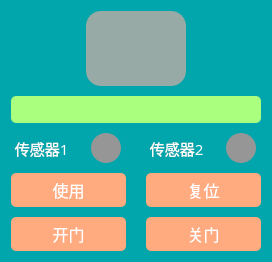
<?xml version="1.0" encoding="UTF-8"?>
<ui version="4.0">
 <class>liftItem</class>
 <widget class="QWidget" name="liftItem">
  <property name="geometry">
   <rect>
    <x>0</x>
    <y>0</y>
    <width>272</width>
    <height>262</height>
   </rect>
  </property>
  <property name="minimumSize">
   <size>
    <width>260</width>
    <height>260</height>
   </size>
  </property>
  <property name="maximumSize">
   <size>
    <width>272</width>
    <height>262</height>
   </size>
  </property>
  <property name="windowTitle">
   <string>Form</string>
  </property>
  <property name="styleSheet">
   <string notr="true">color: white;  
border: 2px groove gray;
border-radius:15px;border:none;
background-color: rgb(0, 166, 172);</string>
  </property>
  <layout class="QGridLayout" name="gridLayout">
   <item row="0" column="0">
    <layout class="QVBoxLayout" name="verticalLayout" stretch="3,1,1,1,1">
     <property name="spacing">
      <number>10</number>
     </property>
     <item>
      <layout class="QHBoxLayout" name="horizontalLayout">
       <item>
        <spacer name="horizontalSpacer">
         <property name="orientation">
          <enum>Qt::Horizontal</enum>
         </property>
         <property name="sizeHint" stdset="0">
          <size>
           <width>40</width>
           <height>20</height>
          </size>
         </property>
        </spacer>
       </item>
       <item>
        <widget class="QLabel" name="cageId">
         <property name="minimumSize">
          <size>
           <width>100</width>
           <height>70</height>
          </size>
         </property>
         <property name="maximumSize">
          <size>
           <width>100</width>
           <height>126</height>
          </size>
         </property>
         <property name="font">
          <font>
           <family>等线</family>
          </font>
         </property>
         <property name="styleSheet">
          <string notr="true">background-color: rgb(151, 170, 166);</string>
         </property>
         <property name="text">
          <string/>
         </property>
         <property name="scaledContents">
          <bool>true</bool>
         </property>
         <property name="alignment">
          <set>Qt::AlignCenter</set>
         </property>
        </widget>
       </item>
       <item>
        <spacer name="horizontalSpacer_2">
         <property name="orientation">
          <enum>Qt::Horizontal</enum>
         </property>
         <property name="sizeHint" stdset="0">
          <size>
           <width>40</width>
           <height>20</height>
          </size>
         </property>
        </spacer>
       </item>
      </layout>
     </item>
     <item>
      <widget class="QLabel" name="label_Info">
       <property name="maximumSize">
        <size>
         <width>16777215</width>
         <height>16777215</height>
        </size>
       </property>
       <property name="font">
        <font>
         <family>等线</family>
         <pointsize>15</pointsize>
        </font>
       </property>
       <property name="styleSheet">
        <string notr="true">border-radius:5px;background-color: rgb(170, 255, 127);
</string>
       </property>
       <property name="text">
        <string/>
       </property>
       <property name="alignment">
        <set>Qt::AlignCenter</set>
       </property>
      </widget>
     </item>
     <item>
      <layout class="QHBoxLayout" name="horizontalLayout_16" stretch="1,1">
       <property name="spacing">
        <number>20</number>
       </property>
       <item>
        <layout class="QHBoxLayout" name="horizontalLayout_19">
         <property name="rightMargin">
          <number>5</number>
         </property>
         <item>
          <widget class="QLabel" name="label_22">
           <property name="minimumSize">
            <size>
             <width>70</width>
             <height>0</height>
            </size>
           </property>
           <property name="font">
            <font>
             <family>等线</family>
             <pointsize>11</pointsize>
            </font>
           </property>
           <property name="styleSheet">
            <string notr="true"/>
           </property>
           <property name="text">
            <string> 传感器1</string>
           </property>
          </widget>
         </item>
         <item>
          <widget class="QLabel" name="sensor_1">
           <property name="minimumSize">
            <size>
             <width>30</width>
             <height>30</height>
            </size>
           </property>
           <property name="maximumSize">
            <size>
             <width>30</width>
             <height>30</height>
            </size>
           </property>
           <property name="font">
            <font>
             <family>等线</family>
             <pointsize>12</pointsize>
            </font>
           </property>
           <property name="styleSheet">
            <string notr="true">background-color: rgb(150, 150, 150);
border-radius:15px;padding:15px 30px;</string>
           </property>
           <property name="text">
            <string/>
           </property>
           <property name="alignment">
            <set>Qt::AlignCenter</set>
           </property>
          </widget>
         </item>
        </layout>
       </item>
       <item>
        <layout class="QHBoxLayout" name="horizontalLayout_28">
         <property name="rightMargin">
          <number>5</number>
         </property>
         <item>
          <widget class="QLabel" name="label_24">
           <property name="minimumSize">
            <size>
             <width>70</width>
             <height>0</height>
            </size>
           </property>
           <property name="font">
            <font>
             <family>等线</family>
             <pointsize>11</pointsize>
            </font>
           </property>
           <property name="styleSheet">
            <string notr="true"/>
           </property>
           <property name="text">
            <string> 传感器2</string>
           </property>
          </widget>
         </item>
         <item>
          <widget class="QLabel" name="sensor_2">
           <property name="minimumSize">
            <size>
             <width>30</width>
             <height>30</height>
            </size>
           </property>
           <property name="maximumSize">
            <size>
             <width>30</width>
             <height>30</height>
            </size>
           </property>
           <property name="font">
            <font>
             <family>等线</family>
             <pointsize>12</pointsize>
            </font>
           </property>
           <property name="styleSheet">
            <string notr="true">background-color: rgb(150, 150, 150);
border-radius:15px;padding:15px 30px;</string>
           </property>
           <property name="text">
            <string/>
           </property>
           <property name="alignment">
            <set>Qt::AlignCenter</set>
           </property>
          </widget>
         </item>
        </layout>
       </item>
      </layout>
     </item>
     <item>
      <layout class="QHBoxLayout" name="horizontalLayout_30" stretch="1,1">
       <property name="spacing">
        <number>20</number>
       </property>
       <item>
        <widget class="QPushButton" name="enable_Button">
         <property name="font">
          <font>
           <family>等线</family>
           <pointsize>12</pointsize>
          </font>
         </property>
         <property name="styleSheet">
          <string notr="true">background-color: rgb(255, 170, 127);
border-radius:5px;padding:5px 10px;</string>
         </property>
         <property name="text">
          <string>使用</string>
         </property>
        </widget>
       </item>
       <item>
        <widget class="QPushButton" name="reset_Button">
         <property name="font">
          <font>
           <family>等线</family>
           <pointsize>12</pointsize>
          </font>
         </property>
         <property name="styleSheet">
          <string notr="true">background-color: rgb(92, 122, 41);
background-color: rgb(255, 170, 127);
border-radius:5px;padding:5px 10px;</string>
         </property>
         <property name="text">
          <string>复位</string>
         </property>
        </widget>
       </item>
      </layout>
     </item>
     <item>
      <layout class="QHBoxLayout" name="horizontalLayout_29" stretch="1,1">
       <property name="spacing">
        <number>20</number>
       </property>
       <item>
        <widget class="QPushButton" name="forward_Button">
         <property name="font">
          <font>
           <family>等线</family>
           <pointsize>12</pointsize>
          </font>
         </property>
         <property name="styleSheet">
          <string notr="true">background-color: rgb(255, 170, 127);
border-radius:5px;padding:5px 10px;</string>
         </property>
         <property name="text">
          <string>开门</string>
         </property>
        </widget>
       </item>
       <item>
        <widget class="QPushButton" name="late_Button">
         <property name="enabled">
          <bool>true</bool>
         </property>
         <property name="font">
          <font>
           <family>等线</family>
           <pointsize>12</pointsize>
          </font>
         </property>
         <property name="styleSheet">
          <string notr="true">background-color: rgb(92, 122, 41);
background-color: rgb(255, 170, 127);
border-radius:5px;padding:5px 10px;</string>
         </property>
         <property name="text">
          <string>关门</string>
         </property>
        </widget>
       </item>
      </layout>
     </item>
    </layout>
   </item>
  </layout>
 </widget>
 <resources/>
 <connections/>
</ui>
